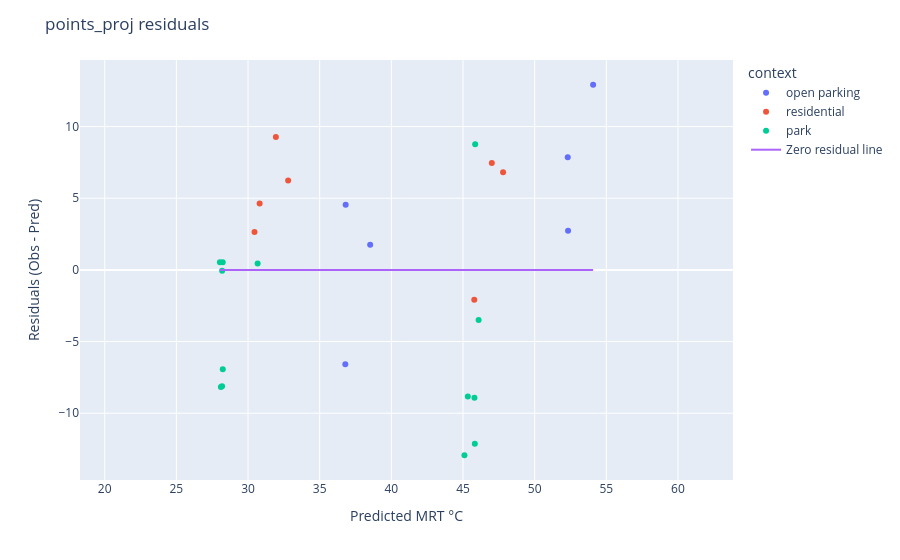

Write notebook code for a chart like this one.
### Code cell
residuals = obs - pred  # Compute residuals
# Scatter
fig = px.scatter(
    points_proj,
    x=pred,
    y=residuals,
    color="context",
    hover_data=["TG", "TA","WIND M/S", "condition", "Instrument"],
)

# 1:1 line
fig.add_scatter(
    x=[pred.min(), pred.max()],
    y=[0, 0],
    mode="lines",
    name="Zero residual line"
)

fig.update_layout(
    xaxis_title="Predicted MRT °C",
    yaxis_title="Residuals (Obs - Pred)",
    title="points_proj residuals"
)

fig.update_yaxes(scaleanchor="x", scaleratio=1)

fig.show()

### Figure 1 — Plotly figure (JSON) as saved in the notebook; plotly's stock layout.template omitted (floating-point values rounded to 4 significant figures)
{"data": [{"customdata": [[32.6, 29.3, 0, "SHADOW", "T1 - Sper Scientific 800036 "], [31.6, 28.7, 2.7, "SHADOW", "T2 - TM-188D TENMARS "], [38.7, 30.1, 1.6, "SUN", "T2 - TM-188D TENMARS "], [42.2, 28.9, 0.7, "SUN", "T1 - Sper Scientific 800036 "], [33, 28.9, 1, "SHADOW", "T2 - TM-188D TENMARS "], [39.4, 29.2, 3, "SUN", "T2 - TM-188D TENMARS "]], "hovertemplate": "context=open parking<br>MRT_predicted=%{x}<br>y=%{y}<br>TG=%{customdata[0]}<br>TA=%{customdata[1]}<br>WIND M/S=%{customdata[2]}<br>condition=%{customdata[3]}<br>Instrument=%{customdata[4]}<extra></extra>", "legendgroup": "open parking", "marker": {"color": "#636efa", "symbol": "circle"}, "mode": "markers", "name": "open parking", "orientation": "v", "showlegend": true, "type": "scatter", "x": [36.79, 36.81, 52.31, 52.33, 38.52, 54.08], "xaxis": "x", "y": [-6.583, 4.547, 7.868, 2.726, 1.763, 12.92], "yaxis": "y"}, {"customdata": [[34.4, 30.7, 0.9, "SHADOW", "T2 - TM-188D TENMARS "], [38.6, 30.2, 1.6, "SUN", "T2 - TM-188D TENMARS "], [32.5, 30.4, 0, "SHADOW", "T2 - TM-188D TENMARS "], [41.1, 31.5, 1.7, "SUN", "T2 - TM-188D TENMARS "], [32.5, 30.3, 0.4, "SHADOW", "T2 - TM-188D TENMARS "], [43.7, 33.5, 0.6, "SUN", "T2 - TM-188D TENMARS "], [33.1, 30.6, 0, "SHADOW", "T2 - TM-188D TENMARS "]], "hovertemplate": "context=residential<br>MRT_predicted=%{x}<br>y=%{y}<br>TG=%{customdata[0]}<br>TA=%{customdata[1]}<br>WIND M/S=%{customdata[2]}<br>condition=%{customdata[3]}<br>Instrument=%{customdata[4]}<extra></extra>", "legendgroup": "residential", "marker": {"color": "#EF553B", "symbol": "circle"}, "mode": "markers", "name": "residential", "orientation": "v", "showlegend": true, "type": "scatter", "x": [31.94, 47.01, 32.8, 47.8, 30.81, 45.79, 30.45], "xaxis": "x", "y": [9.271, 7.461, 6.243, 6.818, 4.627, -2.086, 2.649], "yaxis": "y"}, {"customdata": [[38, 34.4, 0.2, "SUN", "T1 - Sper Scientific 800036 "], [40.9, 35, 0.8, "SUN", "T1 - Sper Scientific 800036 "], [42.7, 36.4, 0.3, "SUN", "T1 - Sper Scientific 800036 "], [39.6, 34.8, 0.8, "SUN", "T1 - Sper Scientific 800036 "], [46.8, 37.2, 0.7, "SUN", "T1 - Sper Scientific 800036 "], [34.8, 31.9, 0.1, "SHADOW", "T1 - Sper Scientific 800036 "], [31.8, 32.3, 0, "SHADOW", "T1 - Sper Scientific 800036 "], [30, 31.6, 0, "SHADOW", "T1 - Sper Scientific 800036 "], [29.3, 31.8, 0, "SHADOW", "T1 - Sper Scientific 800036 "], [28.9, 31.9, 0, "SHADOW", "T1 - Sper Scientific 800036 "], [29.6, 31, 0, "SHADOW", "T1 - Sper Scientific 800036 "], [39.4, 30.1, 2.4, "SUN", "T2 - TM-188D TENMARS "], [29.7, 30.9, 0, "SHADOW", "T1 - Sper Scientific 800036 "]], "hovertemplate": "context=park<br>MRT_predicted=%{x}<br>y=%{y}<br>TG=%{customdata[0]}<br>TA=%{customdata[1]}<br>WIND M/S=%{customdata[2]}<br>condition=%{customdata[3]}<br>Instrument=%{customdata[4]}<extra></extra>", "legendgroup": "park", "marker": {"color": "#00cc96", "symbol": "circle"}, "mode": "markers", "name": "park", "orientation": "v", "showlegend": true, "type": "scatter", "x": [45.1, 45.34, 45.8, 45.83, 46.09, 30.67, 28.23, 28.04, 28.19, 28.19, 28.24, 45.85, 28.11], "xaxis": "x", "y": [-12.93, -8.83, -8.916, -12.12, -3.499, 0.447, 0.5271, 0.5357, -0.06052, -8.11, -6.925, 8.759, -8.173], "yaxis": "y"}, {"mode": "lines", "name": "Zero residual line", "type": "scatter", "x": [28.04, 54.08], "y": [0, 0]}], "layout": {"legend": {"title": {"text": "context"}, "tracegroupgap": 0}, "margin": {"t": 60}, "title": {"text": "points_proj residuals"}, "xaxis": {"anchor": "y", "domain": [0, 1], "title": {"text": "Predicted MRT °C"}}, "yaxis": {"anchor": "x", "domain": [0, 1], "scaleanchor": "x", "scaleratio": 1, "title": {"text": "Residuals (Obs - Pred)"}}}}
